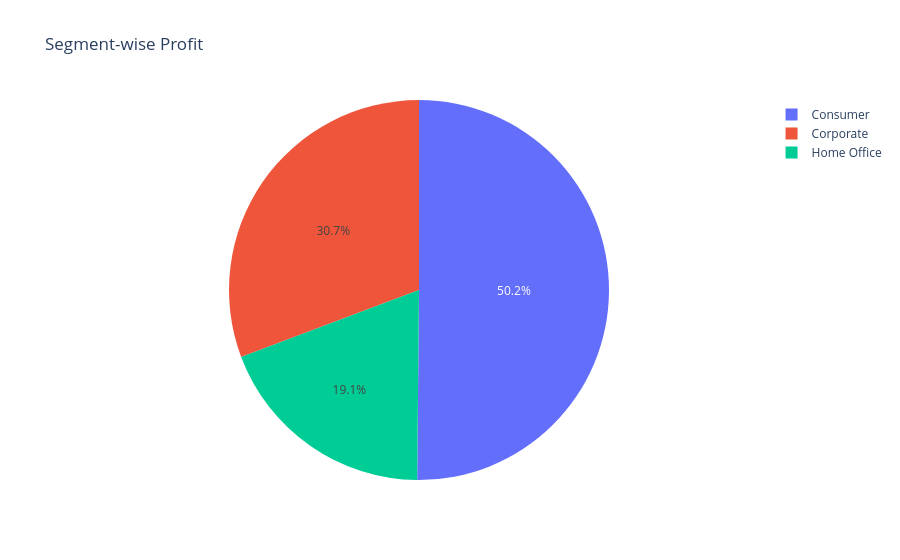
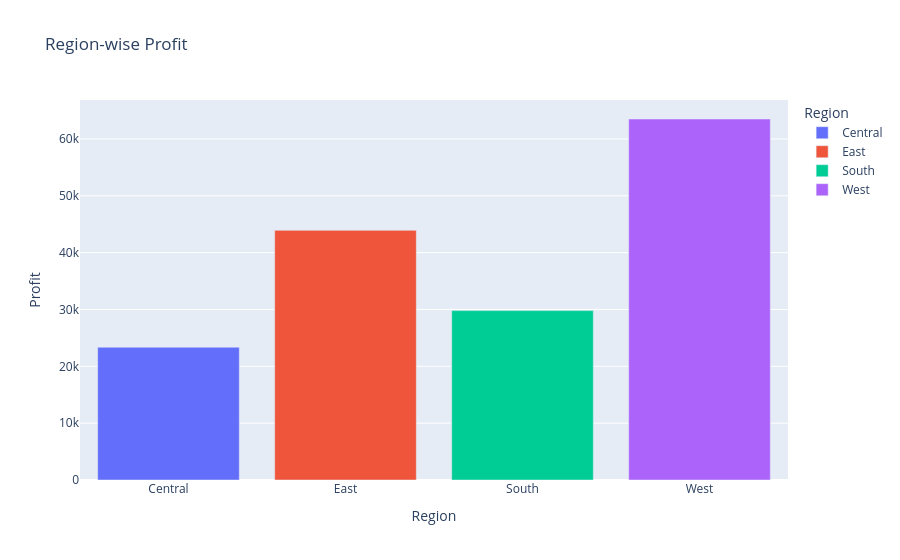
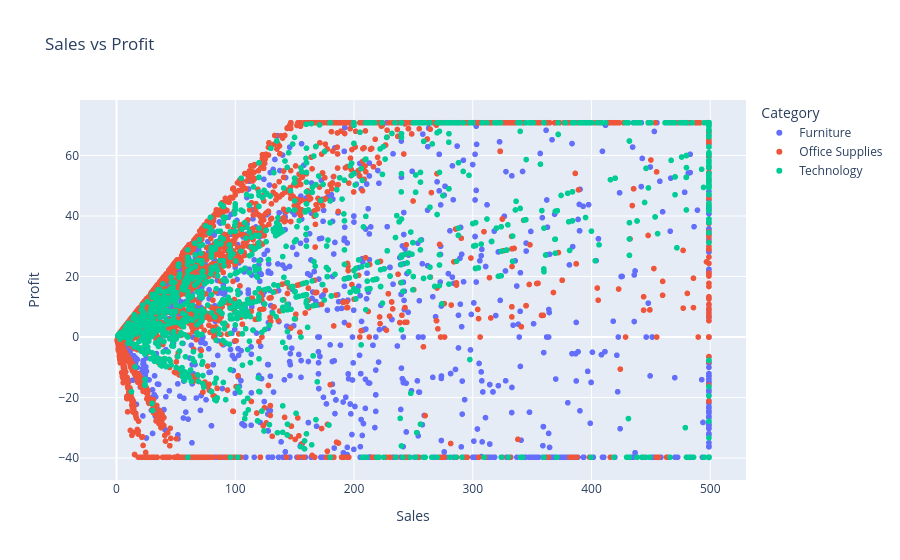

The notebook cell saved with these charts, in order:
### Code cell
# =========================================================
# 14. PROFIT ANALYSIS
# =========================================================

# =========================================================
# SEGMENT-WISE PROFIT
# =========================================================

segment_profit = df.groupby(
    'Segment'
)['Profit'].sum().reset_index()

fig = px.pie(
    segment_profit,
    names='Segment',
    values='Profit',
    title='Segment-wise Profit'
)

fig.show()


# =========================================================
# REGION-WISE PROFIT
# =========================================================

region_profit = df.groupby(
    'Region'
)['Profit'].sum().reset_index()

fig = px.bar(
    region_profit,
    x='Region',
    y='Profit',
    color='Region',
    title='Region-wise Profit'
)

fig.show()


# =========================================================
# SALES VS PROFIT
# =========================================================

fig = px.scatter(
    df,
    x='Sales',
    y='Profit',
    color='Category',
    title='Sales vs Profit'
)

fig.show()

### Figure 1 — Plotly figure (JSON) as saved in the notebook; plotly's stock layout.template omitted (floating-point values rounded to 4 significant figures)
{"data": [{"domain": {"x": [0, 1], "y": [0, 1]}, "hovertemplate": "Segment=%{label}<br>Profit=%{value}<extra></extra>", "labels": ["Consumer", "Corporate", "Home Office"], "legendgroup": "", "name": "", "showlegend": true, "type": "pie", "values": [80540.0, 49340.0, 30710.0]}], "layout": {"legend": {"tracegroupgap": 0}, "title": {"text": "Segment-wise Profit"}}}

### Figure 2 — Plotly figure (JSON) as saved in the notebook; plotly's stock layout.template omitted (floating-point values rounded to 4 significant figures)
{"data": [{"hovertemplate": "Region=%{x}<br>Profit=%{y}<extra></extra>", "legendgroup": "Central", "marker": {"color": "#636efa", "pattern": {"shape": ""}}, "name": "Central", "orientation": "v", "showlegend": true, "textposition": "auto", "type": "bar", "x": ["Central"], "xaxis": "x", "y": [23360.0], "yaxis": "y"}, {"hovertemplate": "Region=%{x}<br>Profit=%{y}<extra></extra>", "legendgroup": "East", "marker": {"color": "#EF553B", "pattern": {"shape": ""}}, "name": "East", "orientation": "v", "showlegend": true, "textposition": "auto", "type": "bar", "x": ["East"], "xaxis": "x", "y": [43920.0], "yaxis": "y"}, {"hovertemplate": "Region=%{x}<br>Profit=%{y}<extra></extra>", "legendgroup": "South", "marker": {"color": "#00cc96", "pattern": {"shape": ""}}, "name": "South", "orientation": "v", "showlegend": true, "textposition": "auto", "type": "bar", "x": ["South"], "xaxis": "x", "y": [29800.0], "yaxis": "y"}, {"hovertemplate": "Region=%{x}<br>Profit=%{y}<extra></extra>", "legendgroup": "West", "marker": {"color": "#ab63fa", "pattern": {"shape": ""}}, "name": "West", "orientation": "v", "showlegend": true, "textposition": "auto", "type": "bar", "x": ["West"], "xaxis": "x", "y": [63510.0], "yaxis": "y"}], "layout": {"barmode": "relative", "legend": {"title": {"text": "Region"}, "tracegroupgap": 0}, "title": {"text": "Region-wise Profit"}, "xaxis": {"anchor": "y", "categoryarray": ["Central", "East", "South", "West"], "categoryorder": "array", "domain": [0, 1], "title": {"text": "Region"}}, "yaxis": {"anchor": "x", "domain": [0, 1], "title": {"text": "Profit"}}}}

### Figure 3 — Plotly figure (JSON) as saved in the notebook; plotly's stock layout.template omitted (floating-point values rounded to 4 significant figures; data arrays with more than 128 entries replaced by an {"elided": "..."} marker saying what was removed)
{"data": [{"hovertemplate": "Category=Furniture<br>Sales=%{x}<br>Profit=%{y}<extra></extra>", "legendgroup": "Furniture", "marker": {"color": "#636efa", "symbol": "circle"}, "mode": "markers", "name": "Furniture", "showlegend": true, "type": "scattergl", "x": {"elided": "2121 float values"}, "xaxis": "x", "y": {"elided": "2121 float values"}, "yaxis": "y"}, {"hovertemplate": "Category=Office Supplies<br>Sales=%{x}<br>Profit=%{y}<extra></extra>", "legendgroup": "Office Supplies", "marker": {"color": "#EF553B", "symbol": "circle"}, "mode": "markers", "name": "Office Supplies", "showlegend": true, "type": "scattergl", "x": {"elided": "6026 float values"}, "xaxis": "x", "y": {"elided": "6026 float values"}, "yaxis": "y"}, {"hovertemplate": "Category=Technology<br>Sales=%{x}<br>Profit=%{y}<extra></extra>", "legendgroup": "Technology", "marker": {"color": "#00cc96", "symbol": "circle"}, "mode": "markers", "name": "Technology", "showlegend": true, "type": "scattergl", "x": {"elided": "1847 float values"}, "xaxis": "x", "y": {"elided": "1847 float values"}, "yaxis": "y"}], "layout": {"legend": {"title": {"text": "Category"}, "tracegroupgap": 0}, "title": {"text": "Sales vs Profit"}, "xaxis": {"anchor": "y", "domain": [0, 1], "title": {"text": "Sales"}}, "yaxis": {"anchor": "x", "domain": [0, 1], "title": {"text": "Profit"}}}}
